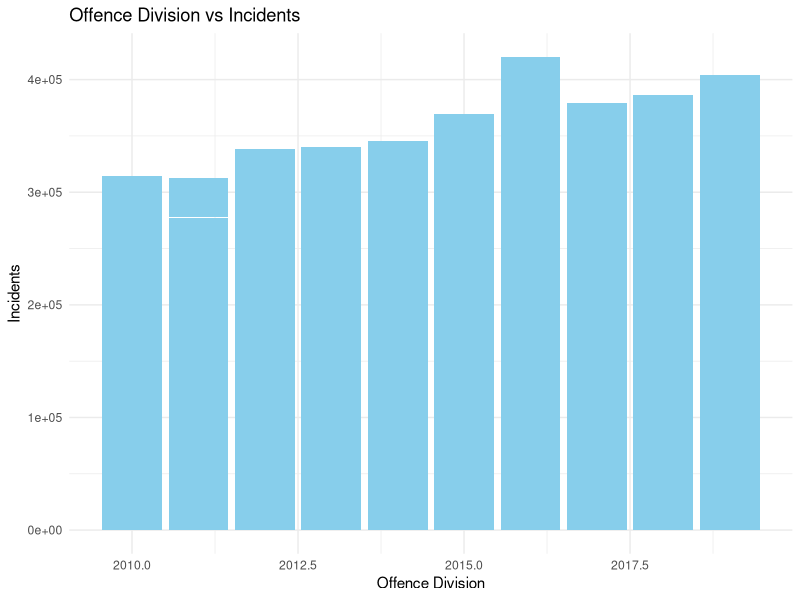

Write the R code that produced this figure.
## ---- chunk 1
library(readr)
library(ggplot2)
## ---- chunk 2
Data_Tables_Criminal_Incidents_Visualisation_Year_Ending_December_2019 <- read_csv("Data_Tables_Criminal_Incidents_Visualisation_Year_Ending_December_2019.csv")
View(Data_Tables_Criminal_Incidents_Visualisation_Year_Ending_December_2019)
## ---- chunk 3
barchart <- ggplot(Data_Tables_Criminal_Incidents_Visualisation_Year_Ending_December_2019, aes(x = Year, y =`Incidents Recorded`)) +
  geom_bar(stat = "identity", fill = "skyblue") +
  labs(x = "Offence Division", y = "Incidents", title = "Offence Division vs Incidents") +
  theme_minimal() 

barchart
